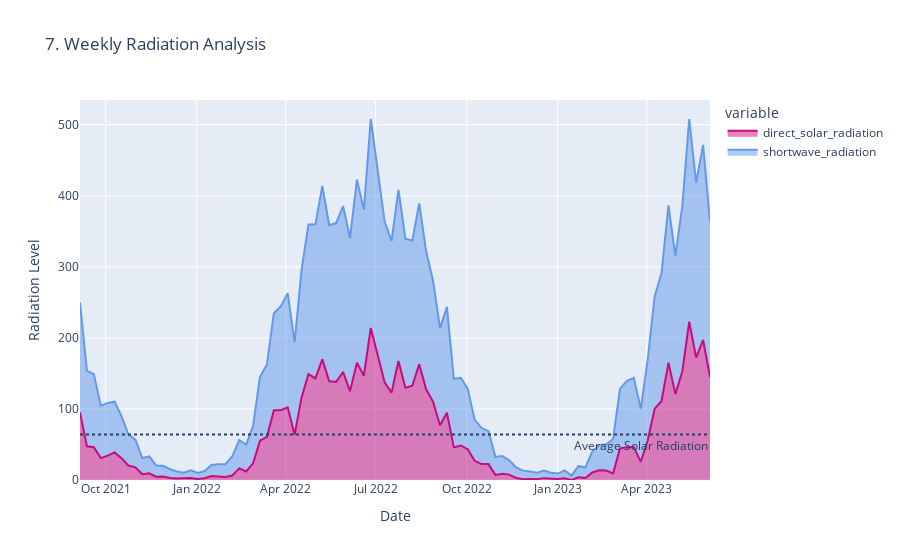

Notebook cell for this chart:
### Code cell
fig = px.area(weekly, x=weekly.index, y=["direct_solar_radiation","shortwave_radiation"],title='7. Weekly Radiation Analysis',
              color_discrete_map={"shortwave_radiation": "#6499E9","direct_solar_radiation": "#C70A80"})
fig.add_hline(y=meanSolar, line_dash="dot", annotation_text="Average Solar Radiation", annotation_position="bottom right")
fig.update_layout(xaxis_title="Date", yaxis_title="Radiation Level")
fig.show()
